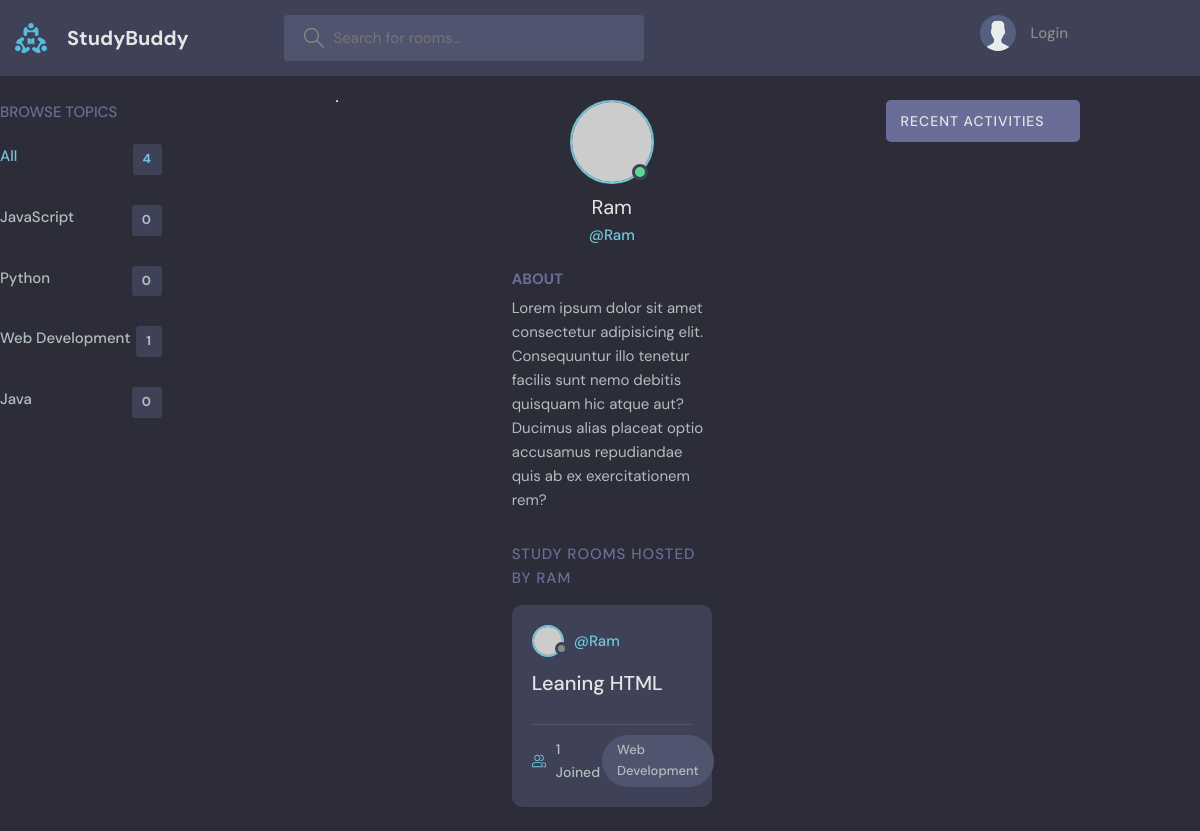
The page /profile/2 on the database its author committed.
### base/models.py (models this page shows, shortened)
class Topic(models.Model):
    name = models.CharField(max_length=200)

class Room(models.Model):
    host = models.ForeignKey(User,on_delete=models.SET_NULL,null=True)
    topic =models.ForeignKey(Topic,on_delete=models.SET_NULL,null=True)
    name = models.CharField(max_length=200)
    description = models.TextField(null=True,blank=True)
    participants = models.ManyToManyField(User,related_name='participants',blank=True)
    updated = models.DateTimeField(auto_now=True)
    created = models.DateTimeField(auto_now_add=True)
    class Meta:
        ordering = ['-updated','-created']

### base/views.py (the view)
# urls.py: path('profile/<str:pk>',views.userProfile,name="user-profile"),
def userProfile(request,pk):
    user = User.objects.get(id=pk)
    rooms = user.room_set.all()
    room_messages=user.message_set.all()
    topics=Topic.objects.all()
    context={'user':user,'rooms':rooms,'room_messages':room_messages,'topics':topics}
    return render(request,'base/profile.html',context)

### base/templates/base/profile.html (shortened to what this page needs)
{% extends 'main.html' %}
{% block content %}
  <main class="profile-page layout layout--3">
    <div class="container">
      {% include 'base/topics_component.html' %}
      <div class="roomList">
        <div class="profile">
          <div class="profile__avatar">
            <div class="avatar avatar--large active">
              <img src="https://randomuser.me/api/portraits/men/11.jpg" />
            </div>
          </div>
          <div class="profile__info">
            <h3>{{user.username}}</h3>
            <p>@{{user.username}}</p>
          </div>
          <div class="profile__about">
            <h3>About</h3>
            <p>
              Lorem ipsum dolor sit amet consectetur adipisicing elit. Consequuntur illo tenetur
              facilis sunt nemo debitis quisquam hic atque aut? Ducimus alias placeat optio
              accusamus repudiandae quis ab ex exercitationem rem?
            </p>
          </div>
        </div>
        <div class="roomList__header">
          <div>
            <h2>Study Rooms Hosted by {{user.username}}</a>
            </h2>
          </div>
        </div>
        {% include 'base/feed_component.html' %}
      </div>
      {% include 'base/activity_component.html' %}
    </div>
  </main>
  {% endblock %}

### base/templates/base/topics_component.html
<div class="topics">
    <div class="topics__header">
      <h2>Browse Topics</h2>
    </div>
    <ul class="topics__list">
      <li>
        <a href="{% url 'home' %}" class="active">All <span>{{topics.count}}</span></a>
      </li>
      {% for topic in topics %}
      <li>
        <a href="{% url 'home' %}?q={{topic.name}}">{{topic.name}}<span>{{topic.room_set.all.count}}</span></a>
      </li>
      {% endfor %}
    </ul>
  </div>
<hr>

### base/templates/base/feed_component.html (shortened to what this page needs)
{% for room in rooms%}
<div class="roomListRoom">
    <div class="roomListRoom__header">
      <a href="{% url 'user-profile' room.host.id %}" class="roomListRoom__author">
        <div class="avatar avatar--small">
          <img src="https://randomuser.me/api/portraits/women/11.jpg" />
        </div>
        <span>@{{room.host.username}}</span>
      </a>
    </div>
    <div class="roomListRoom__content">
      <a href="{% url 'room' room.id %}">{{room.name}}</a>
    </div>
    <div class="roomListRoom__meta">
      <a href="{% url 'room' room.id %}" class="roomListRoom__joined">
        {{room.participants.all.count}} Joined
      </a>
      <p class="roomListRoom__topic">{{room.topic.name}}</p>
    </div>
  </div>
{% endfor %}

### static/styles/style.css (style rules this page uses)
:root { --color-main: #71c6dd; --color-main-light: #e1f6fb; --color-dark: #3f4156; --color-dark-medium: #51546e; --color-dark-light: #696d97; --color-light: #e5e5e5; --color-gray: #8b8b8b; --color-light-gray: #b2bdbd; --color-bg: #2d2d39; --color-success: #5dd693; --color-error: #fc4b0b; }
* { font-family: "DM Sans", -apple-system, BlinkMacSystemFont, "Segoe UI", Roboto, Oxygen, Ubuntu, Cantarell, "Open Sans", "Helvetica Neue", sans-serif; margin: 0; padding: 0; box-sizing: border-box; text-rendering: optimizeLegibility; font-size: inherit; }
html { font-size: 56.25%; }
@media only screen and (min-width: 1200px) { html { font-size: 62.5%; } }
body { line-height: 1.6; font-weight: 400; font-size: 1.5rem; color: var(--color-light-gray); background-color: var(--color-bg); min-height: 100vh; }
img { width: 100%; }
a { display: inline-block; color: var(--color-main); text-decoration: none; }
.container { max-width: 120rem; width: 90%; }
.roomList { width: 200px; }
.avatar { position: relative; display: inline-block; border-radius: 50%; border: 2px solid var(--color-main); }
.avatar img { display: block; border-radius: 50%; object-fit: cover; object-position: center; }
.avatar::after { content: ""; display: block; position: absolute; background-color: var(--color-gray); z-index: 111; border-radius: 50%; border: 0.3rem solid var(--color-dark); }
.avatar.active::after { background-color: var(--color-success); }
.avatar.avatar--small img { width: 2.8rem; height: 2.8rem; }
.avatar.avatar--small:after { width: 0.7rem; height: 0.7rem; bottom: 0px; right: -6px; }
.avatar.avatar--large img { display: block; width: 8rem; height: 8rem; border-radius: 50%; }
.avatar.avatar--large:after { width: 1rem; height: 1rem; bottom: 2px; right: 3.5px; }
.layout { margin-top: 2.4rem; }
.layout > .container { display: flex; justify-content: space-between; align-items: flex-start; }
.layout--3 > .container > div:first-child { flex-basis: 15%; max-width: 22.5rem; }
.topics__header { margin-bottom: 2rem; }
.topics__header h2 { text-transform: uppercase; font-weight: 500; color: var(--color-dark-light); }
.topics__list { list-style: none; }
.topics__list li a { display: flex; justify-content: space-between; margin-bottom: 3rem; font-weight: 500; color: var(--color-light-gray); transition: all 0.3s ease-in-out; }
.topics__list li a.active, .topics__list li a:hover { color: var(--color-main); }
.topics__list li a span { padding: 0.5rem 1rem; background-color: var(--color-dark); border-radius: 3px; font-size: 1.3rem; font-weight: 700; letter-spacing: 1px; }
.roomList__header { display: flex; justify-content: space-between; align-items: center; margin-bottom: 2.4rem; }
.roomList__header h2 { text-transform: uppercase; font-weight: 500; color: var(--color-light); letter-spacing: 1px; }
.roomListRoom { margin-bottom: 2.4rem; background-color: var(--color-dark); border-radius: 1rem; padding: 2rem; }
.roomListRoom__header { display: flex; justify-content: space-between; align-items: center; }
.roomListRoom__author { font-weight: 500; display: flex; align-items: center; gap: 1rem; }
.roomListRoom__content { margin: 1rem 0; }
.roomListRoom__content a { font-size: 2rem; font-weight: 500; margin-bottom: 1.5rem; color: var(--color-light); transition: all 0.3s ease-in-out; }
.roomListRoom__meta { border-top: 1px solid var(--color-dark-medium); padding-top: 1rem; display: flex; align-items: center; justify-content: space-between; }
.roomListRoom__joined { color: var(--color-light-gray); display: flex; align-items: center; gap: 1rem; font-size: 1.4rem; font-weight: 500; }
.roomListRoom__joined svg { fill: var(--color-main); width: 1.6rem; height: 1.6rem; }
.roomListRoom__topic { padding: 5px 1.5rem; background-color: var(--color-dark-medium); border-radius: 5rem; font-weight: 500; font-size: 1.3rem; }
.profile { margin-bottom: 3rem; }
.profile__avatar { text-align: center; }
.profile__info { text-align: center; }
.profile__info h3 { font-size: 2rem; color: var(--color-light); font-weight: 400; }
.profile__info p { color: var(--color-main); font-weight: 500; margin-bottom: 1rem; }
.profile__about { margin-top: 2rem; }
.profile__about h3 { text-transform: uppercase; color: var(--color-dark-light); margin-bottom: 0.5rem; }
.profile-page .roomList__header { margin-bottom: 1.5rem; }
.profile-page .roomList__header h2 { color: var(--color-dark-light); }

### rows shown on the page
Topic: name "JavaScript", room_set.all.count "0"
Topic: name "Python", room_set.all.count "0"
Topic: name "Web Development", room_set.all.count "1"
Topic: name "Java", room_set.all.count "0"
Room: host.username "Ram", name "Leaning HTML", participants.all.count "1", topic.name "Web Development"

### other values the page prints
{{ topics.count }} "4"
{{ user.username }} "Ram"
{{ user.username }} "RAM"
